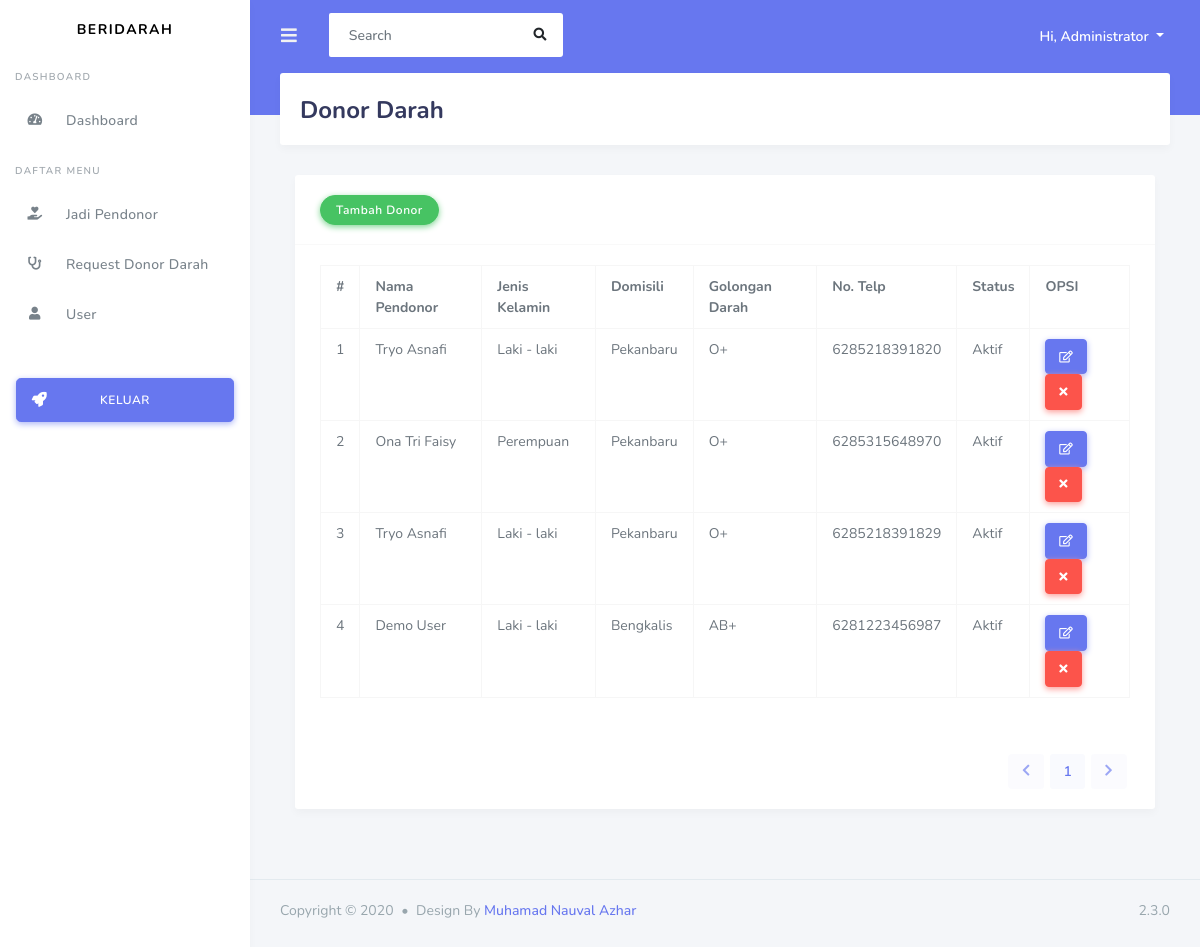
Screenshot of /dashboard/donor/index.php (signed in) with the database file from the repository.
### tables this page shows
CREATE TABLE `donor` (
  `id_donor` int(11) NOT NULL,
  `id_user` int(11) DEFAULT NULL,
  `name` varchar(255) DEFAULT NULL,
  `gender` varchar(1) DEFAULT NULL,
  `birthday` date DEFAULT NULL,
  `domicile_city` varchar(255) DEFAULT NULL,
  `phone` varchar(15) DEFAULT NULL,
  `blood_group` varchar(3) DEFAULT NULL,
  `is_active` tinyint(1) DEFAULT '1',
  `created_date` datetime NOT NULL DEFAULT CURRENT_TIMESTAMP,
  `updated_date` datetime DEFAULT NULL
);

### dashboard/donor/index.php (the view, shortened to what this page needs)
<!DOCTYPE html>
<html lang="en">
<head>
    <link rel="stylesheet" href="https://stackpath.bootstrapcdn.com/bootstrap/4.3.1/css/bootstrap.min.css">
    <link rel="stylesheet" href="https://use.fontawesome.com/releases/v5.7.2/css/all.css">
    <link rel="stylesheet" href="../../assets/css/style.css">
    <link rel="stylesheet" href="../../assets/css/components.css">
</head>
<body>
    <div id="app">
        <div class="main-wrapper">
            <div class="navbar-bg"></div>
            <?php require('../topbar.php'); ?>
            <?php require('../sidebar.php'); ?>
            <div class="main-content">
                <section class="section">
                    <div class="section-header">
                        <h1>Donor Darah</h1>
                    </div>
                    <div class="section-body">
                        <div class="col-12">
                            <div class="card">
                                <div class="card-header">
                                    <a href="add_donor.php" class="btn btn-success">Tambah Donor</a>
                                </div>
                                <div class="card-body">
                                    <div class="table-responsive">
                                        <table class="table table-bordered table-md">
                                            <tr>
                                                <th>#</th>
                                                <th>Nama Pendonor</th>
                                                <th>Jenis Kelamin</th>
                                                <th>Domisili</th>
                                                <th>Golongan Darah</th>
                                                <th>No. Telp</th>
                                                <th>Status</th>
                                                <th>OPSI</th>
                                            </tr>
                                            <?php
                                            include('../../config/database.php');
                                            $batas = 5;
                                            $page = isset($_GET['page']) ? (int)$_GET['page'] : 1;
                                            $first = ($page > 1) ? (($page - 1) * $batas) : 0;
                                            $previous = $page - 1;
                                            $next = $page + 1;
                                            $count_data = mysqli_num_rows($conn->query("SELECT * FROM donor"));
                                            $total_page = ceil($count_data / $batas);
                                            $no = $first + 1;
                                            $sql = "SELECT * FROM donor LIMIT $first, $batas";
                                            $data = $conn->query($sql);
                                            while ($user_data = mysqli_fetch_object($data)) {  ?>
                                                <tr>
                                                    <td><?= $no++ ?></td>
                                                    <td><?= $user_data->name ?></td>
                                                    <td><?= ($user_data->gender == 'L') ? "Laki - laki" : "Perempuan"; ?></td>
                                                    <td><?= $user_data->domicile_city ?></td>
                                                    <td><?= $user_data->blood_group ?></td>
                                                    <td><?= $user_data->phone ?></td>
                                                    <td><?= ($user_data->is_active == TRUE) ? 'Aktif' : 'Tidak Aktif' ?></td>
                                                    <td>
                                                        <a class="btn btn-icon btn-primary" href="edit_donor.php?id=<?= $user_data->id_donor ?>">
                                                            <i class="far fa-edit"></i>
                                                        </a>
                                                        <a class="btn btn-icon btn-danger" href="delete_donor.php?id=<?= $user_data->id_donor ?>" onclick="return confirm_delete()">
                                                            <i class="fas fa-times"></i>
                                                        </a>
                                                    </td>
                                                </tr>
                                            <?php } ?>
                                        </table>
                                    </div>
                                </div>
                                <div class="card-footer text-right">
                                    <nav class="d-inline-block">
                                        <ul class="pagination mb-0">
                                            <li class="page-item">
                                                <a class="page-link <?= ($page > 1) ? '"href=?page=' . $previous : ' btn disabled"'; ?> tabindex=" -1">
                                                    <i class="fas fa-chevron-left"></i>
                                                </a>
                                            </li>
                                            <?php
                                            for ($i = 1; $i <= $total_page; $i++) {
                                            ?>
                                                <li class="page-item"><a class="page-link" href="?page=<?= $i ?>"><?= $i ?></a></li>
                                            <?php } ?>
                                            <li class="page-item">
                                                <a class="page-link <?= ($page < $total_page) ? '" href=?page=' . $next : ' btn disabled" href' ?>>
                                                    <i class=" fas fa-chevron-right"></i>
                                                </a>
                                            </li>
                                        </ul>
                                    </nav>
                                </div>
                            </div>
                        </div>
                    </div>
                </section>
            </div>
        </div>
        <?php require('../footer.php'); ?>
    </div>
</body>
</html>

### rows the page displays
donor: name "Tryo Asnafi", gender "Laki - laki", domicile_city "Pekanbaru", blood_group "O+", phone "6285218391820", is_active "Aktif"
donor: name "Ona Tri Faisy", gender "Perempuan", domicile_city "Pekanbaru", blood_group "O+", phone "6285315648970", is_active "Aktif"
donor: name "Tryo Asnafi", gender "Laki - laki", domicile_city "Pekanbaru", blood_group "O+", phone "6285218391829", is_active "Aktif"
donor: name "Demo User", gender "Laki - laki", domicile_city "Bengkalis", blood_group "AB+", phone "6281223456987", is_active "Aktif"

### other values shown
$_SESSION['user']->name "Administrator"
